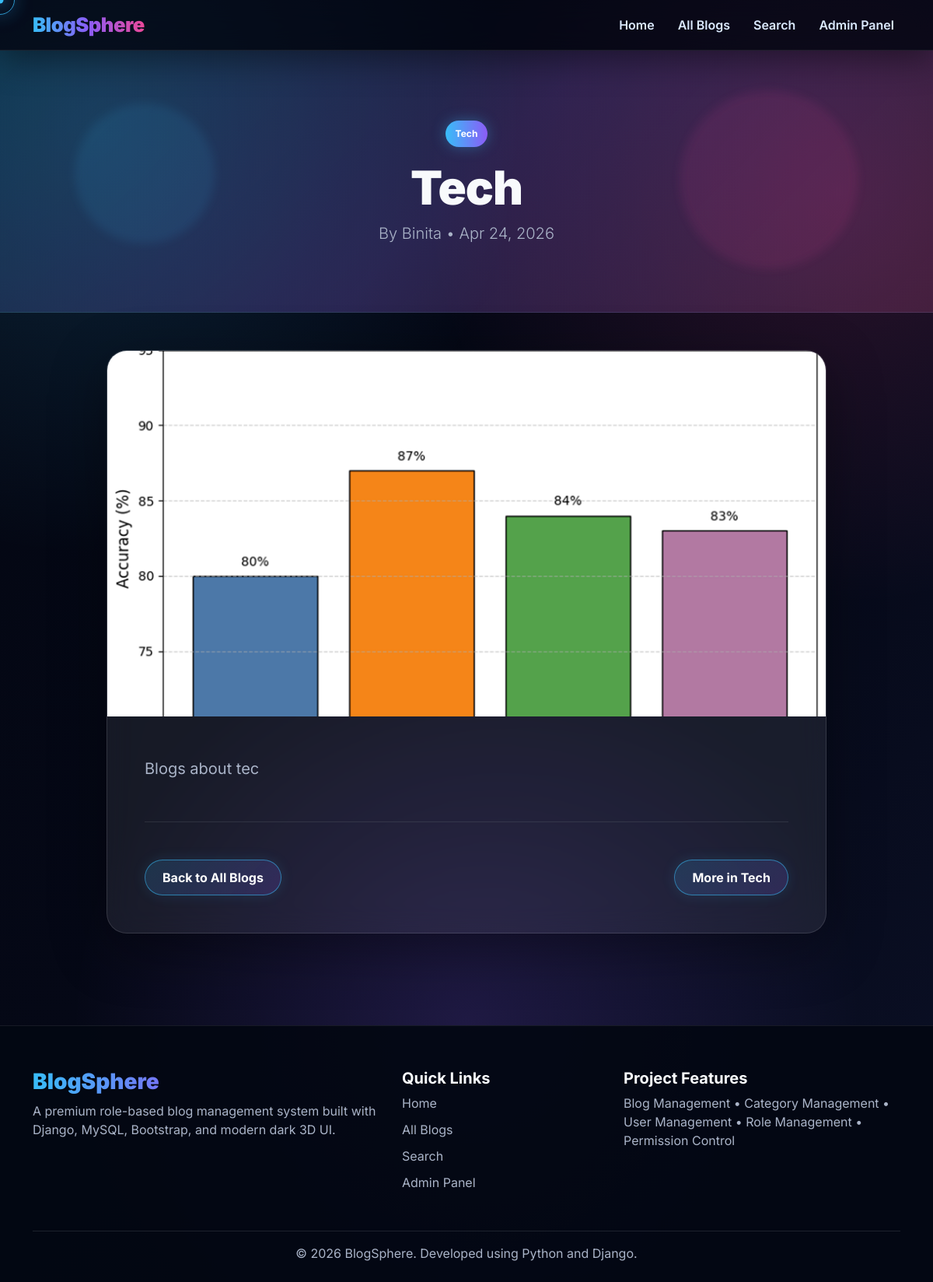
The page /blogs/tech/ on the database its author committed.
### blogs/models.py (models this page shows, shortened)
class Blog(models.Model):
    STATUS_CHOICES = (
        ('draft', 'Draft'),
        ('published', 'Published'),
    )
    title = models.CharField(max_length=200)
    slug = models.SlugField(unique=True, blank=True)
    content = models.TextField()
    category = models.ForeignKey(Category, on_delete=models.CASCADE, related_name='blogs')
    author = models.ForeignKey(User, on_delete=models.CASCADE)
    image = models.ImageField(upload_to='blog_images/', blank=True, null=True)
    status = models.CharField(max_length=20, choices=STATUS_CHOICES, default='draft')
    created_at = models.DateTimeField(auto_now_add=True)
    updated_at = models.DateTimeField(auto_now=True)

class Category(models.Model):
    name = models.CharField(max_length=100)
    slug = models.SlugField(unique=True, blank=True)
    description = models.TextField(blank=True, null=True)
    created_at = models.DateTimeField(auto_now_add=True)
    class Meta:
        verbose_name_plural = "Categories"

### blogs/views.py (the view)
# urls.py: path('blogs/<slug:slug>/', views.blog_detail, name='blog_detail'),
def blog_detail(request, slug):
    blog = get_object_or_404(Blog, slug=slug, status='published')
    return render(request, 'blogs/blog_detail.html', {
        'blog': blog
    })

### templates/blogs/blog_detail.html (shortened to what this page needs)
{% extends 'base.html' %}
{% block content %}
<section class="page-header text-center">
    <div class="container position-relative">
        <span class="category-badge mb-3 fade-in-up">{{ blog.category.name }}</span>
        <h1 class="page-title fade-in-up delay-1">
            {{ blog.title }}
        </h1>
        <p class="lead text-soft fade-in-up delay-2">
            By {{ blog.author.username }} • {{ blog.created_at|date:"M d, Y" }}
        </p>
    </div>
</section>
<section class="py-5">
    <div class="container">
        <div class="row justify-content-center">
            <div class="col-lg-10">
                <article class="glass-card overflow-hidden fade-in-up">
                    {% if blog.image %}
                        <div class="blog-img-wrap" style="height: 470px;">
                            <img src="{{ blog.image.url }}" alt="{{ blog.title }}">
                        </div>
                    {% endif %}
                    <div class="p-4 p-md-5">
                        <p class="fs-5 text-soft" style="line-height: 1.95;">
                            {{ blog.content }}
                        </p>
                        <hr class="border-secondary my-5">
                        <div class="d-flex justify-content-between align-items-center flex-wrap gap-3">
                            <a href="{% url 'blog_list' %}" class="neon-btn">
                                Back to All Blogs
                            </a>
                            <a href="{% url 'category_blogs' blog.category.slug %}" class="neon-btn">
                                More in {{ blog.category.name }}
                            </a>
                        </div>
                    </div>
                </article>
            </div>
        </div>
    </div>
</section>
{% endblock %}

### templates/base.html (style rules this page uses)
:root { --bg-dark: #050816; --bg-dark-2: #080b1f; --card-dark: rgba(255, 255, 255, 0.075); --border-glow: rgba(139, 92, 246, 0.55); --text-main: #f8fafc; --text-muted: #aab4c8; --neon-blue: #38bdf8; --neon-purple: #8b5cf6; --neon-pink: #ec4899; --neon-yellow: #facc15; }
* { box-sizing: border-box; }
html { scroll-behavior: smooth; }
body { font-family: 'Inter', sans-serif; background: radial-gradient(circle at 10% 10%, rgba(56, 189, 248, 0.16), transparent 30%), radial-gradient(circle at 90% 15%, rgba(236, 72, 153, 0.16), transparent 30%), radial-gradient(circle at 50% 80%, rgba(139, 92, 246, 0.18), transparent 35%), linear-gradient(135deg, #030712, #050816, #0b1026); color: var(--text-main); min-height: 100vh; overflow-x: hidden; cursor: none; }
a { color: inherit; }
.page-header { position: relative; padding: 90px 0 70px; background: linear-gradient(135deg, rgba(14, 165, 233, 0.18), rgba(139, 92, 246, 0.22), rgba(236, 72, 153, 0.16)), rgba(255, 255, 255, 0.03); overflow: hidden; border-bottom: 1px solid rgba(255, 255, 255, 0.08); }
.page-header::before, .page-header::after { content: ""; position: absolute; border-radius: 50%; filter: blur(6px); opacity: 0.55; animation: floatShape 7s ease-in-out infinite alternate; }
.page-header::before { width: 180px; height: 180px; background: rgba(56, 189, 248, 0.18); left: 8%; top: 20%; }
.page-header::after { width: 230px; height: 230px; background: rgba(236, 72, 153, 0.18); right: 8%; top: 15%; animation-delay: 1.5s; }
.page-title { font-size: clamp(2.2rem, 5vw, 4.5rem); font-weight: 900; letter-spacing: -1px; }
.text-soft { color: var(--text-muted); }
.glass-card { background: var(--card-dark); backdrop-filter: blur(18px); border: 1px solid rgba(255, 255, 255, 0.12); border-radius: 26px; box-shadow: 0 20px 70px rgba(0, 0, 0, 0.35), inset 0 1px 0 rgba(255, 255, 255, 0.08); }
.blog-img-wrap { overflow: hidden; height: 225px; background: #111827; }
.blog-img-wrap img { width: 100%; height: 100%; object-fit: cover; transition: 0.55s ease; }
.category-badge { display: inline-block; color: white; font-size: 0.75rem; font-weight: 700; padding: 8px 13px; border-radius: 999px; background: linear-gradient(90deg, var(--neon-blue), var(--neon-purple)); box-shadow: 0 0 18px rgba(56, 189, 248, 0.35); }
.neon-btn { border: 1px solid rgba(56, 189, 248, 0.55); color: white; background: linear-gradient(135deg, rgba(56, 189, 248, 0.16), rgba(139, 92, 246, 0.18)); border-radius: 999px; padding: 10px 22px; font-weight: 700; transition: 0.35s ease; box-shadow: 0 0 18px rgba(56, 189, 248, 0.12); text-decoration: none; }
.fade-in-up { opacity: 0; transform: translateY(35px); animation: fadeInUp 0.9s ease forwards; }
.delay-1 { animation-delay: 0.15s; }
.delay-2 { animation-delay: 0.3s; }

### rows shown on the page
Blog: category.name "Tech", title "Tech", author.username "Binita", created_at "Apr 24, 2026", image (picture), content "Blogs about tec"
